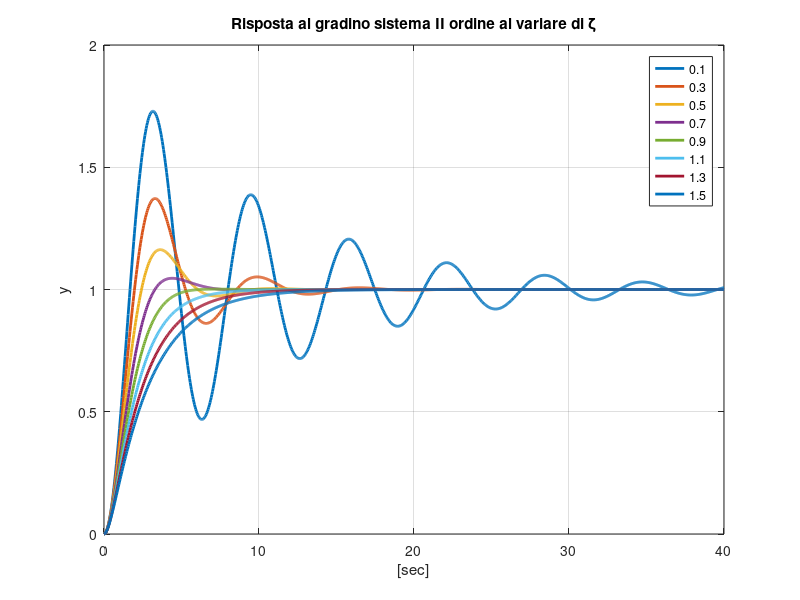

MATLAB code for this plot:
clear
close all

zita=0.1:0.2:1.5;
omegan=1;
tfin=40;
t=0:tfin/1000:tfin;

for i=1:length(zita)
    num=1; den=[1 2*zita(i)*omegan omegan^2];
    G{i}=tf(num,den);
    y(:,i)=step(G{i},t);
end

plot(t,y,'LineWidth',2);
xlabel('[sec]');ylabel('y');
title('Risposta al gradino sistema II ordine al variare di \zeta')
legend(num2str(zita'))
grid
